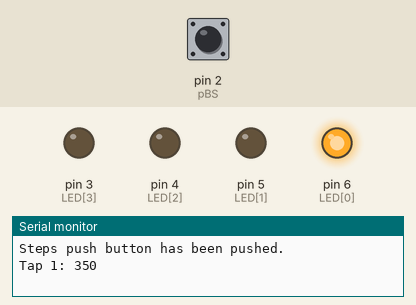
Recording of a sketch running on a simulated Arduino Uno, built with avr-gcc and run on an emulated ATmega328P. Parts: output pins drawn as LEDs (lit = HIGH), the last lines printed to the serial monitor. The test bench sets the inputs (shaded band); at power-on: pin 2 (pBS) HIGH.

Above: at 1.5 s.
1.6 s: pin 2 (pBS) driven LOW
3.1 s: pin 2 (pBS) driven HIGH
At 3.8 s:
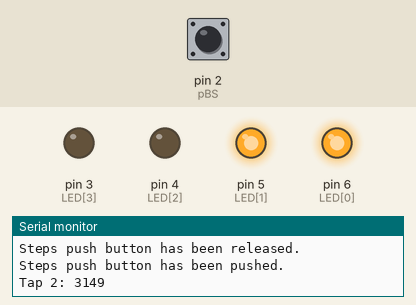
4.6 s: pin 2 (pBS) pulsed LOW 2 times (0.12 s each, 0.3 s apart)
At 6.0 s:
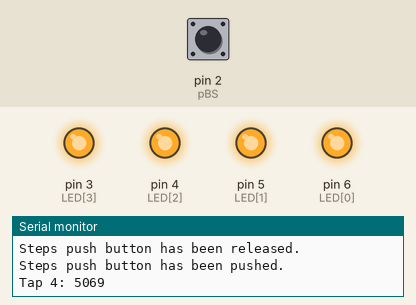
8.2 s: pin 2 (pBS) driven LOW
At 8.9 s:
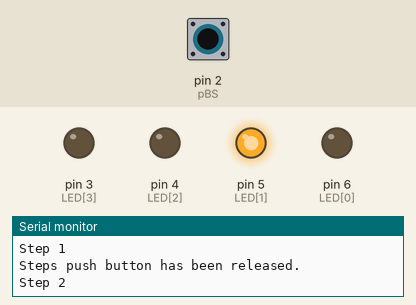
11.2 s: pin 2 (pBS) driven HIGH
At 14.0 s:
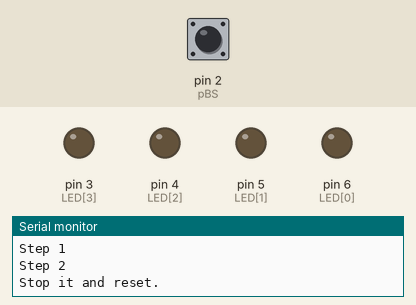
14.2 s: pin 2 (pBS) pulsed LOW 5 times (0.12 s each, 0.3 s apart)
At 15.12 s:
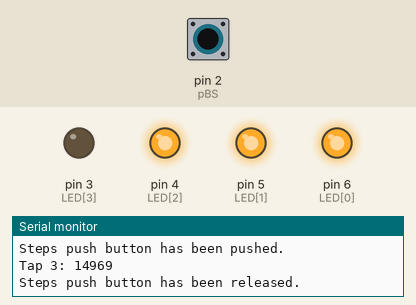
Timing chart, 0 to 18.9 s (numbered marks = the images above; inputs shaded):
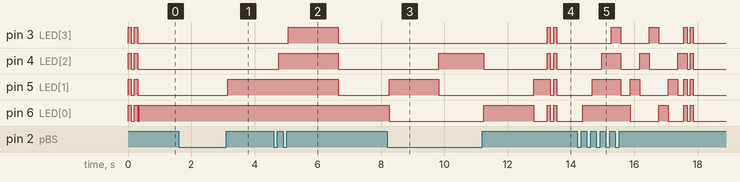

The sketch:

Sequencer.ino
```cpp
/*
   General variables.
*/
// Global timestamp stored with millis()
// https://www.arduino.cc/reference/en/language/functions/time/millis/
unsigned long timestamp;

// Indicator for the bpm (defined by the interval between the steps).
// Zero means it's off, not running.
int interval;

// The number of taps (for setting the speed) and the temporary interval.
int taps;
int tapsStart;
int tapsEnd;

// Number of total steps.
const int steps = 4;

// The current step that we're in.
int step;
// The timestamp of the latest step start.
long stepLog;

// The blinking time.
int blink = 100;


/*
   The push button for step control (pBS).
*/
// Assigned to pin 2.
int pBS = 2;
// The latest state of the step push button.
int pBSLast;
// The timestamp of the latest state change.
long pBSLog;

/*
   Illuminating everything
*/
// Pin assignments.
int LED[4] = {6, 5, 4, 3};

/*
   SETUP
   The setup routine runs once when you press reset.
*/
void setup() {
  // initialize serial communication at 9600 bits per second:
  Serial.begin(9600);

  // Make the push buttons pins an input:
  pinMode(pBS, INPUT);

  // declare LED pins to be outputs.
  pinMode(LED[0], OUTPUT);
  pinMode(LED[1], OUTPUT);
  pinMode(LED[2], OUTPUT);
  pinMode(LED[3], OUTPUT);

  // Speed is zero, sequencer not running.
  interval = 0;

  // We start at step 1;
  step = 1;

  // Zero taps at the beginning.
  taps = 0;

  // Blink at start.
  LEDsBlink();
  delay(blink);
  LEDsBlink();

}


/*
   LOOP
   The loop routine runs over and over again forever:
*/
void loop() {


  /*
     Running through the steps.
  */
  // If the interval is set, run through the steps.
  if ( interval != 0 ) {

    // When the latest step start farther in the past than an interval, …
    if ( millis() > (stepLog + interval) )
    {
      // Turn off the LEDs.
      LEDsOff();

      // Turn on the current LEDs
      LEDOn(LED[step - 1]);

      Serial.print("Step ");
      Serial.println(step);
      // … increase the steps and set the stepLog to current time.
      increaseSteps();
      stepLog = millis();
    }

  }


  /*
      Push button "Steps" listeners and actions.
  */
  // When the state of the steps push button changed.
  int pBSNow = digitalRead(pBS);
  if ( pBSNow != pBSLast ) {

    Serial.print("Steps push button has been");

    // The button is being pushed.
    if ( pBSNow == 1 ) {
      Serial.println(" pushed.");
      delay(50); // Delay a little bit to avoid bouncing

      // If the sequencer is running…
      // … reset it to step 1.
      if ( interval != 0) {
        step = 1;
        stepLog = 0;
      }

      // If the sequencer is not running…
      // … listen to the taps (to set the interval).
      if ( interval == 0) {

        taps++;

        for (int i = 0; i < taps; i++) {
          LEDOn(LED[i]);
        }

        switch (taps) {
          case 1:
            tapsStart = millis();
            Serial.print( "Tap 1: " );
            Serial.println( tapsStart );
            break;
          case 2:
            Serial.print( "Tap 2: " );
            Serial.println( millis() );
            break;
          case 3:
            Serial.print( "Tap 3: " );
            Serial.println( millis() );
            break;
          case 4:
            tapsEnd = millis();
            Serial.print( "Tap 4: " );
            Serial.println( tapsEnd );
            taps = 0;
            int c = ( tapsEnd - tapsStart ) / 3;
            delay(c);
            interval = c;
            Serial.print( "Intervall: " );
            Serial.println( interval );
            break;
        }

      }

    }

    // The button has been released.
    if ( pBSNow == 0 ) {
      Serial.println(" released.");
      delay(50); // Delay a little bit to avoid bouncing
    }

    // Log the timestamp of the change.
    pBSLog = millis();

    // Set the new push button state.
    pBSLast = pBSNow;

  }
  // When steps push button has been pushed for more than a second.
  if ( ( pBSNow == 1 ) && ( millis() > (pBSLog + 2000) ) && ( interval != 0 ) ) {

    Serial.println("Stop it and reset.");

    LEDsBlink();
    delay(blink);
    LEDsBlink();

    interval = 0;
    step = 1;

  }


}


/*
   Functions
*/
// Increase the steps
void increaseSteps() {

  if ( step < steps ) {
    step++;
  } else {
    step = 1;
  }

}

// Light one specific LED.
void LEDOn(int LED) {
  digitalWrite(LED, HIGH);
}
// Turn on all LEDs.
void LEDsOn() {
  for (int i = 0; i < 4; i++) {
    digitalWrite(LED[i], HIGH);
  }
}
// Turn off all LEDs.
void LEDsOff() {
  for (int i = 0; i < 4; i++) {
    digitalWrite(LED[i], LOW);
  }
}
void LEDsBlink() {
  LEDsOn();
  delay(blink);
  LEDsOff();
}
```

Measured:
- after the input at 3.1 s, pin 5 (LED[1]): LOW → HIGH after 0.05 s
- after the input at 4.6 s, pin 3 (LED[3]): LOW → HIGH after 0.47 s, → LOW 1.6 s later; pin 4 (LED[2]): LOW → HIGH after 0.17 s, → LOW 1.9 s later; pin 5 (LED[1]): HIGH → LOW after 2.0 s
- after the input at 8.2 s, pin 3 (LED[3]): stops changing and stays LOW; pin 6 (LED[0]): goes on until 8.3 s, then stays LOW
- after the input at 11.2 s, pin 5 (LED[1]): LOW → HIGH after 1.6 s, → LOW 0.53 s later, → HIGH 0.10 s later, → LOW 0.10 s later
- after the input at 14.2 s, pin 3 (LED[3]): LOW → HIGH after 1.1 s, → LOW 0.30 s later, → HIGH 0.90 s later, → LOW 0.30 s later, … (8 changes in this stretch); pin 4 (LED[2]): LOW → HIGH after 0.77 s, → LOW 0.60 s later, → HIGH 0.60 s later, → LOW 0.30 s later, … (8 changes in this stretch)
- by itself, pin 6 (LED[0]): alternates HIGH for 0.10 s and LOW for 0.08 s, 4 changes in all, then stays HIGH
